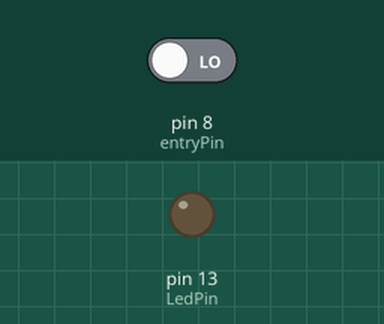
The sketch below on a simulated Arduino Uno, built with avr-gcc and run on an emulated ATmega328P. Parts: output pins drawn as LEDs (lit = HIGH). Inputs (shaded band) come from the test bench; at power-on: pin 8 (entryPin) LOW.

Above: at 1.2 s.
1.3 s: pin 8 (entryPin) driven HIGH
At 1.8 s:
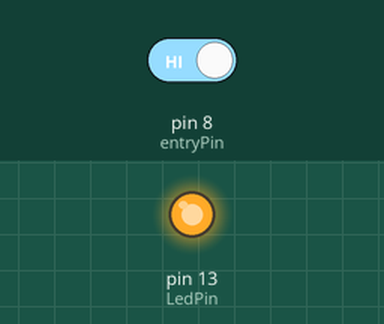
2.8 s: pin 8 (entryPin) driven LOW
At 4.2 s:
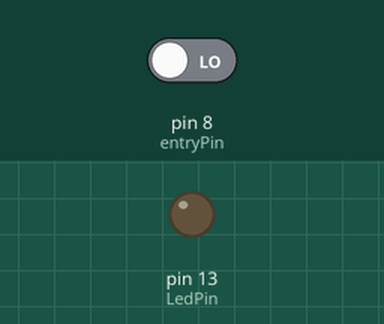
Timing chart, 0 to 5.8 s (numbered marks = the images above; inputs shaded):
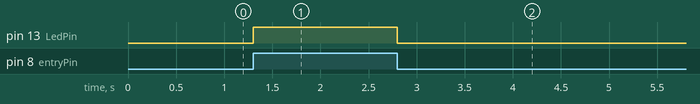

The sketch:

digital-Read-Arduino.ino
```cpp
int LedPin = 13;  // la diode LED est connectée à la broche 13
int entryPin = 8;    // le bouton poussoir est connecté à la broche 8
int vbin = 0;      // ajoutons une variable pour stocker l'état lu

void setup() {
  pinMode(LedPin, OUTPUT);  // définissons la broche 13 pour une sortie numérique
  pinMode(entryPin, INPUT);    // définissons la broche 8 comme une entrée numérique
}

void loop() {
  vbin = digitalRead(entryPin);   // lecture de l'état de l'entrée (HIGH ou LOW)
  digitalWrite(LedPin, vbin);  // Écriture de l'état lu sur la diode LED
}
```

Measured:
- after the input at 1.3 s, pin 13 (LedPin): LOW → HIGH at once
- after the input at 2.8 s, pin 13 (LedPin): HIGH → LOW at once
